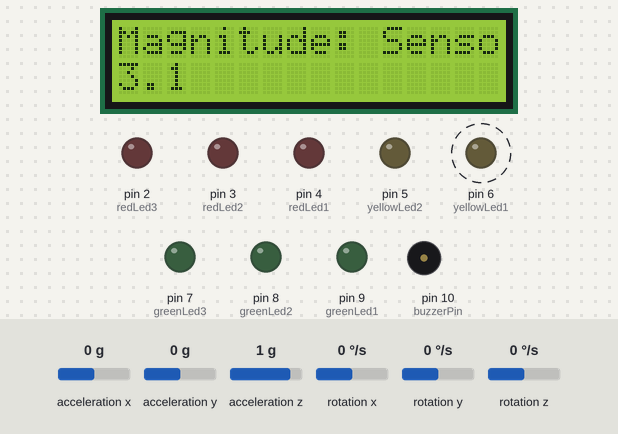
The sketch below on a simulated Arduino Uno, built with avr-gcc and run on an emulated ATmega328P. Parts: 16×2 character LCD, output pins drawn as LEDs (lit = HIGH), buzzer (waves = sounding). Dashed ring = blinking. Inputs (shaded band) come from the test bench; at power-on: acceleration x 0 g, acceleration y 0 g, acceleration z 1 g, rotation x 0 °/s, rotation y 0 °/s, rotation z 0 °/s. What the sketch prints to the serial monitor is not drawn.

Above: at 3.2 s.
3.3 s: acceleration x set to 0.8 g
At 4.3 s:
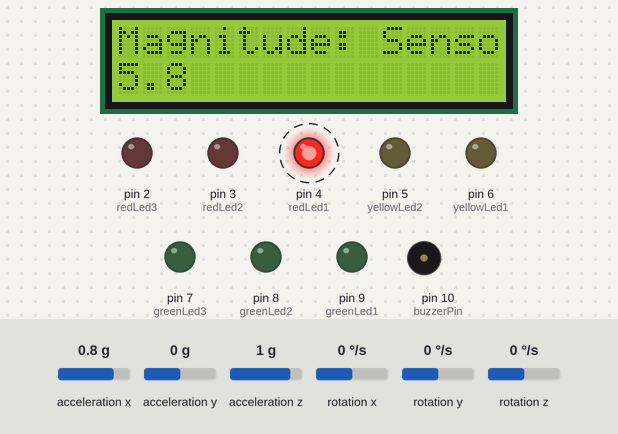
6.4 s: acceleration y set to -0.4 g
At 7.3 s:
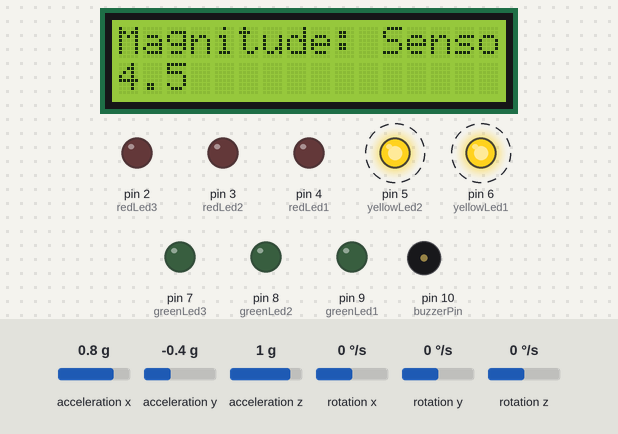
9.5 s: acceleration z set to 0 g
At 10.0 s:
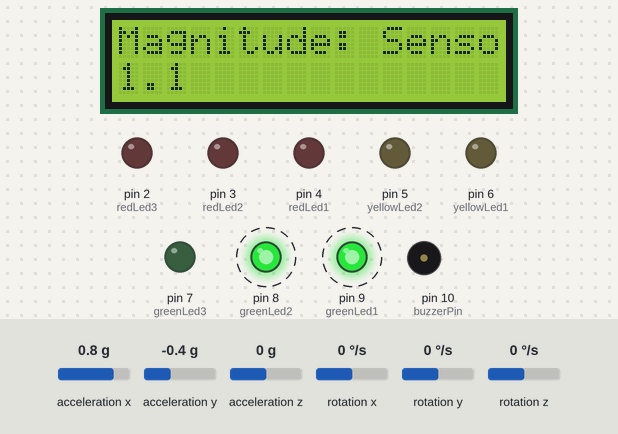
11.2 s: acceleration y set to 1.4 g
At 11.9 s:
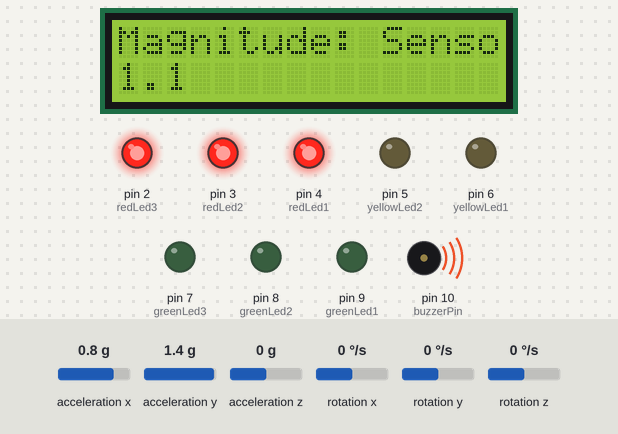
14.3 s: acceleration z set to -1.4 g
At 15.6 s:
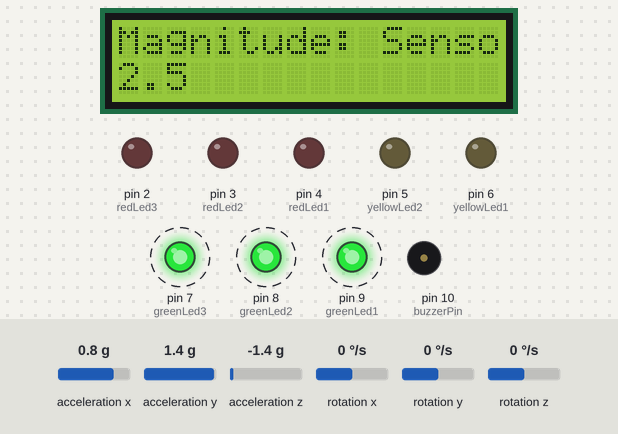
15.9 s: acceleration y set to 1.1 g
At 17.0 s:
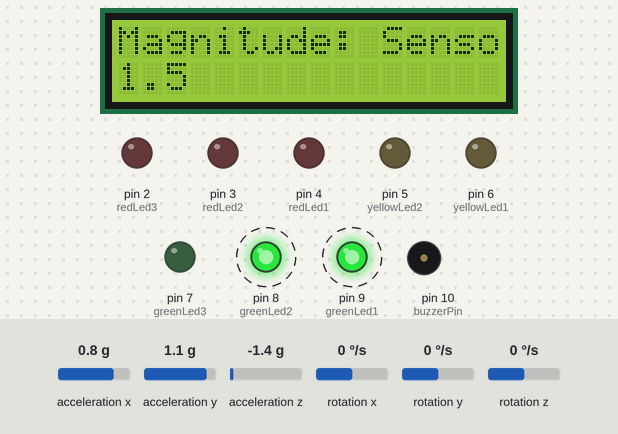
Timing chart, 0 to 18.5 s (numbered marks = the images above; inputs shaded):
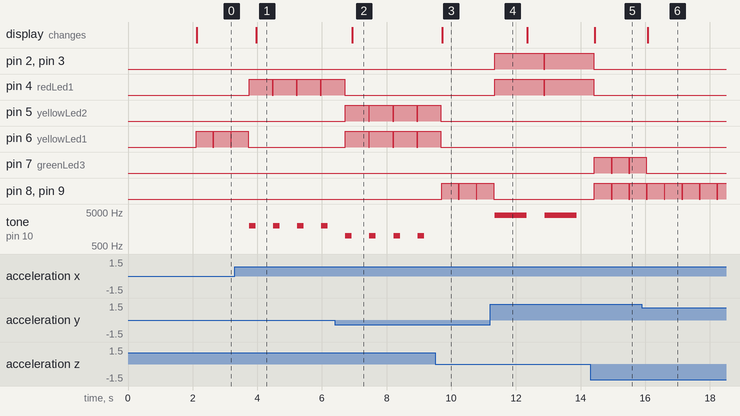

The sketch:

earthquake_sensor.ino
```cpp
/*
   This code uses the MPU6050 sensor to calculate earthquake magnitude and display it on an LCD screen (using I2C).

   - Accelerometer values (X, Y, Z) are averaged to calculate total acceleration (totalAcc).
   - Total acceleration is converted to the Richter scale to determine earthquake magnitude.
   - The determined magnitude is displayed on a 16x2 LCD, with only magnitudes greater than 2.0 shown.

   - LEDs indicate earthquake severity based on the following ranges:
   - **Green LED (2-5.0)**: Mild earthquake
   - **Yellow LED (5.1-7.0)**: Moderate earthquake
   - **Red LED (7.1 and above)**: Severe earthquake
   - The buzzer sounds for magnitudes 4.5 and above.

   Hardware Connections:
   - MPU6050 sensor connected via I2C (SDA, SCL).
   - LCD screen connected via I2C.
   - Code is compatible with Arduino and the standard Wire library.

   LCD screen connections:
   - SDA: A4
   - SCL: A5
*/

#include "Wire.h"
#include <MPU6050_light.h>
#include <LiquidCrystal_I2C.h>

// LED Pins
#define greenLed1 9
#define greenLed2 8
#define greenLed3 7

#define yellowLed1 6
#define yellowLed2 5

#define redLed1 4
#define redLed2 3
#define redLed3 2

// Buzzer Pin
int buzzerPin = 10;

// Variables for accelerometer values
float accX, accY, accZ;
float totalAcc = 0;
float filtered_acc = 0;
float earthquakeMagnitude = 0;

// Create MPU6050 object and LCD object
MPU6050 mpu(Wire);
LiquidCrystal_I2C lcd(0x27, 16, 2);

void setup() {

  // Initialize LED pins as output
  pinMode(greenLed1, OUTPUT);
  pinMode(greenLed2, OUTPUT);
  pinMode(greenLed3, OUTPUT);

  pinMode(yellowLed1, OUTPUT);
  pinMode(yellowLed2, OUTPUT);

  pinMode(redLed1, OUTPUT);
  pinMode(redLed2, OUTPUT);
  pinMode(redLed3, OUTPUT);

  pinMode(buzzerPin, OUTPUT);

  // Start serial communication for debugging
  Serial.begin(9600);
  Wire.begin();

  // Initialize MPU6050 sensor
  byte status = mpu.begin();
  Serial.print(F("MPU6050 status: "));
  Serial.println(status);
  while (status != 0) {}  // Stop everything if MPU6050 is not connected

  Serial.println(F("Calculating offsets, do not move MPU6050"));
  delay(1000);
  mpu.calcOffsets(true, true);  // Calibrate gyro and accelerometer
  Serial.println("Done!\n");

  // Initialize LCD screen
  lcd.begin();
  lcd.backlight();  // Turn on LCD backlight
  lcd.setCursor(0, 0);
  lcd.print("Earthquake Sensor");
}

void loop() {

  mpu.update();

  // Read accelerometer values
  accX = mpu.getAccX();
  accY = mpu.getAccY();
  accZ = mpu.getAccZ();

  // Calculate total acceleration by averaging X, Y, and Z values
  totalAcc = (accX + accY + accZ) / 3;
  // Apply a scaling factor for the total acceleration value
  filtered_acc = totalAcc * 10;

  // Convert the total acceleration to earthquake magnitude
  earthquakeMagnitude = filtered_acc - 0.2;

  // Reset LEDs before updating them
  resetLeds();

  // Debugging output
  Serial.print("Filtered Average Acceleration: ");
  Serial.println(filtered_acc, 3);
  Serial.println("=========================");
  Serial.print("Earthquake Magnitude: ");
  Serial.println(earthquakeMagnitude, 1);

  // Display earthquake severity on LEDs and sound buzzer if necessary
  if (earthquakeMagnitude > 0.0 && earthquakeMagnitude <= 1.0) {
    digitalWrite(greenLed1, HIGH);  // Very mild
    noTone(buzzerPin);
  }
  else if (earthquakeMagnitude > 1.0 && earthquakeMagnitude <= 2.0) {
    digitalWrite(greenLed1, HIGH);
    digitalWrite(greenLed2, HIGH);  // Mild
    noTone(buzzerPin);
  }
  else if (earthquakeMagnitude > 2.0 && earthquakeMagnitude <= 3.0) {
    digitalWrite(greenLed1, HIGH);
    digitalWrite(greenLed2, HIGH);
    digitalWrite(greenLed3, HIGH);  // Moderate
    noTone(buzzerPin);
  }
  else if (earthquakeMagnitude > 3.0 && earthquakeMagnitude <= 4.0) {
    digitalWrite(yellowLed1, HIGH);  // Strong
    noTone(buzzerPin);
  }
  else if (earthquakeMagnitude > 4.0 && earthquakeMagnitude <= 5.0) {
    digitalWrite(yellowLed1, HIGH);
    digitalWrite(yellowLed2, HIGH);  // Very strong
    tone(buzzerPin, 1000, 200); // 1000Hz for 200ms
    delay(200);
    noTone(buzzerPin);
  }
  else if (earthquakeMagnitude > 5.0 && earthquakeMagnitude <= 6.0) {
    digitalWrite(redLed1, HIGH);  // Dangerous
    tone(buzzerPin, 2000, 500); // 2000Hz for 500ms
    delay(200);
    noTone(buzzerPin);
  }
  else if (earthquakeMagnitude > 6.0 && earthquakeMagnitude <= 7.0) {
    digitalWrite(redLed1, HIGH);
    digitalWrite(redLed2, HIGH);  // Very dangerous
    tone(buzzerPin, 3000, 1000); // 3000Hz for 1s
    delay(500);
    noTone(buzzerPin);
  }
  else if (earthquakeMagnitude > 7.0) {
    digitalWrite(redLed1, HIGH);
    digitalWrite(redLed2, HIGH);
    digitalWrite(redLed3, HIGH);  // Critical
    tone(buzzerPin, 4000, 2000); // 4000Hz for 2s
    delay(1000);
    noTone(buzzerPin);
  }

  // Display earthquake magnitude on LCD
  lcd.setCursor(0, 0);
  lcd.print("Magnitude: ");
  lcd.setCursor(0, 1);
  lcd.print(abs(earthquakeMagnitude), 1);

  // Pause for a while before the next loop iteration
  delay(500);
}

// Function to reset LED states to LOW
void resetLeds() {
  digitalWrite(greenLed1, LOW);
  digitalWrite(greenLed2, LOW);
  digitalWrite(greenLed3, LOW);

  digitalWrite(yellowLed1, LOW);
  digitalWrite(yellowLed2, LOW);

  digitalWrite(redLed1, LOW);
  digitalWrite(redLed2, LOW);
  digitalWrite(redLed3, LOW);

  digitalWrite(buzzerPin, LOW);
  noTone(buzzerPin);
}
```

Measured:
- the behaviour switches between -0.2 and -0.3 g on acceleration y (found by bisection; images 1 and 2)
- the behaviour switches between 1.3 and 1.2 g on acceleration y (found by bisection; images 5 and 6)
- after the input at 3.3 s, pin 4 (redLed1): alternates HIGH for 0.72 s and LOW for 0.03 s, starting after 0.45 s; pin 6 (yellowLed1): goes on until 3.7 s, then stays LOW; tone on pin 10 (buzzerPin): alternates 2000 Hz for 0.20 s and silent for 0.54 s, starting after 0.45 s; the display: changes after 0.66 s (image 1)
- after the input at 6.4 s, pin 4 (redLed1): goes on until 6.7 s, then stays LOW; pin 5 (yellowLed2), pin 6 (yellowLed1): alternates HIGH for 0.72 s and LOW for 0.03 s, starting after 0.33 s; the display: changes after 0.54 s (image 2)
- after the input at 9.5 s, pin 5 (yellowLed2), pin 6 (yellowLed1): goes on until 9.7 s, then stays LOW; pin 8 (greenLed2), pin 9 (greenLed1): alternates HIGH for 0.52 s and LOW for 0.03 s, starting after 0.21 s; tone on pin 10 (buzzerPin): stops changing and stays silent; the display: changes after 0.22 s (image 3)
- after the input at 11.2 s, pin 2 (redLed3), pin 3 (redLed2), pin 4 (redLed1): LOW → HIGH after 0.14 s, → LOW 1.5 s later, → HIGH 0.03 s later; pin 8 (greenLed2), pin 9 (greenLed1): goes on until 11.3 s, then stays LOW; tone on pin 10 (buzzerPin): alternates 4000 Hz for 1.0 s and silent for 0.54 s, starting after 0.14 s
- after the input at 14.3 s, pin 2 (redLed3), pin 3 (redLed2): goes on until 14.4 s, then stays LOW
- after the input at 15.9 s, pin 7 (greenLed3): goes on until 16.0 s, then stays LOW; the display: changes after 0.18 s (image 6)
